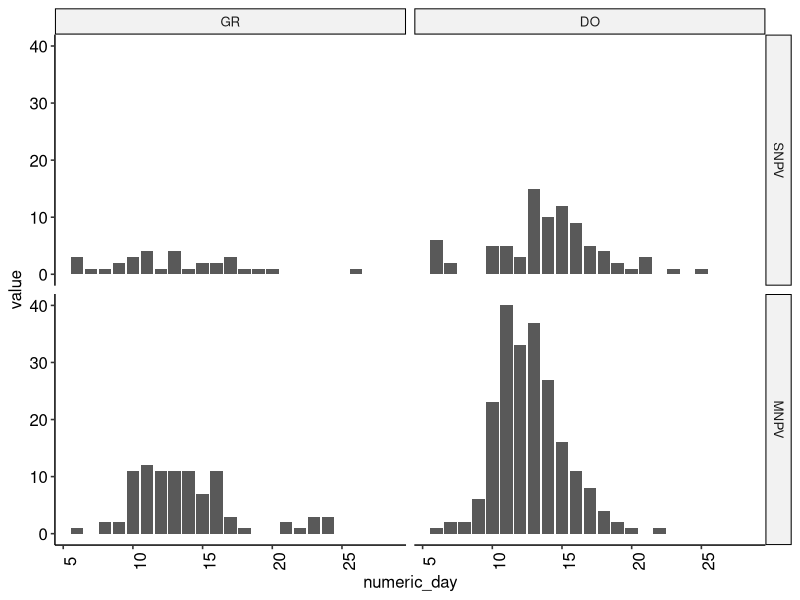

Recreate this plot in R. (Note: this script raises an error after producing the figure.)
library(tidyverse)
library(ggpubr)
theme_set(theme_pubr())
SOK_data <- read.csv(file="SOK_reordered.csv",header=TRUE,sep=",")
SOK_data$capsid <- factor(SOK_data$capsid, levels = c("SNPV","MNPV"))
SOK_data$tree_sp <- factor(SOK_data$tree_sp, levels = c("GR","DO"))


#tidy the data

days <- colnames(SOK_data)[9:31]

day_num <- function(str) {
  return(substring(str,5,) %>% strtoi())
}

tidy <- SOK_data %>%
  pivot_longer(days, names_to="day")

tidy <- tidy %>% cbind(numeric_day = unlist(lapply(tidy$day, day_num)))
#write.csv(tidy, "tidy_SOK.csv", row.names = FALSE)

tidy %>% ggplot() +
  aes(x=numeric_day, y=value) + geom_col() +
  theme(axis.text.x = element_text(angle = 90)) +
  facet_grid(capsid~tree_sp)

tidy %>% group_by(capsid, tree_sp) %>% summarise(n=sum(value))


MNPV_DO <- filter(tidy, capsid == "MNPV", tree_sp == "DO")
MNPV_GR <- filter(tidy, capsid == "MNPV", tree_sp == "GR")
SNPV_DO <- filter(tidy, capsid == "SNPV", tree_sp == "DO")
SNPV_GR <- filter(tidy, capsid == "SNPV", tree_sp == "GR")

MNPV_DO_days <- rep(MNPV_DO$numeric_day,MNPV_DO$value)
MNPV_GR_days <- rep(MNPV_GR$numeric_day,MNPV_GR$value)
SNPV_DO_days <- rep(SNPV_DO$numeric_day,SNPV_DO$value)
SNPV_GR_days <- rep(SNPV_GR$numeric_day,SNPV_GR$value)

avg_SOK <- data.frame(capsid  = c("SNPV","SNPV","MNPV","MNPV"),
                      tree_sp = c("GR"  ,"DO"  ,"GR"  ,"DO"  ))
avg_SOK <- cbind(avg_SOK, rbind(mean_cl_normal(SNPV_GR_days),
                                mean_cl_normal(SNPV_DO_days),
                                mean_cl_normal(MNPV_GR_days),
                                mean_cl_normal(MNPV_DO_days)))
avg_SOK$capsid <- factor(avg_SOK$capsid, levels = c("SNPV","MNPV"))
avg_SOK$tree_sp <- factor(avg_SOK$tree_sp, levels = c("GR","DO"))


ggplot(data=avg_SOK) +
  geom_point(aes(x=tree_sp,y=y,color=tree_sp)) +
  geom_line(aes(x=tree_sp,y=y,group = 1)) +
  facet_wrap(~ capsid) +
  geom_errorbar(aes(x=tree_sp,ymin=ymin,ymax=ymax,color=tree_sp),width=.3) +
  scale_color_discrete(name = "Tree",labels = c("Grand fir", "Douglas fir")) +
  xlab("Tree species") +
  ylab("Average speed of kill (days)") +
  theme(text=element_text(size=12,family="Palatino"),
        strip.background = element_blank(),
        panel.spacing= unit(1, "lines"),
        plot.margin = margin(0,20,0,10),
        legend.position = "none")


#likelihood function

logLHoodHtg<-function(data, par){
  
  alpha = par[1];
  beta  = par[2];
  
  #data = MNPV_DO_days
  
  logLHood = dgamma(data, shape=alpha, scale=beta, log=TRUE); #2. Type in the log-likelihood function for the pure death model
  return(-sum(logLHood));  #We are looking for the negative sum of the log likelihoods across experimental units, because optim is a minimizer
  
}


#MNPV_DO

hist(MNPV_DO_days, freq=FALSE, breaks = 15)

MNPV_DO_OptOut = optim(par=c(5,0.5),fn=logLHoodHtg, data = MNPV_DO_days);

xs <- seq(4,26,0.1)
y_MNPV_DO <- dgamma(xs, shape = MNPV_DO_OptOut$par[1],
                    scale = MNPV_DO_OptOut$par[2])# * length(MNPV_DO_days)

lines(xnums,ynums)

MNPV_DO_LHood <- MNPV_DO_OptOut$value


#MNPV_GR

hist(MNPV_GR_days, freq=FALSE, breaks = 15)

MNPV_GR_OptOut = optim(par=c(5,0.5),fn=logLHoodHtg, data = MNPV_GR_days);

y_MNPV_GR <- dgamma(xs, shape = MNPV_GR_OptOut$par[1],
                    scale = MNPV_GR_OptOut$par[2])# * length(MNPV_GR_days)

lines(xnums,ynums)

MNPV_GR_LHood <- MNPV_GR_OptOut$value



#SNPV_DO

hist(SNPV_DO_days, freq=FALSE, breaks = 15)

SNPV_DO_OptOut = optim(par=c(5,0.5),fn=logLHoodHtg, data = SNPV_DO_days);

y_SNPV_DO <- dgamma(xs, shape = SNPV_DO_OptOut$par[1],
                    scale = SNPV_DO_OptOut$par[2])# * length(SNPV_DO_days)

lines(xnums,ynums)

SNPV_DO_LHood <- SNPV_DO_OptOut$value



#SNPV_GR

hist(SNPV_GR_days, freq=FALSE, breaks = 15)

SNPV_GR_OptOut = optim(par=c(5,0.5),fn=logLHoodHtg, data = SNPV_GR_days);

y_SNPV_GR <- dgamma(xs, shape = SNPV_GR_OptOut$par[1],
                    scale = SNPV_GR_OptOut$par[2])# * length(SNPV_GR_days)

lines(xnums,ynums)

SNPV_GR_LHood <- SNPV_GR_OptOut$value







##grouping by morphotype

MNPV <- filter(tidy, capsid == "MNPV")
SNPV <- filter(tidy, capsid == "SNPV")

MNPV_days <- rep(MNPV$numeric_day, MNPV$value)
SNPV_days <- rep(SNPV$numeric_day, SNPV$value)


#MNPV

hist(MNPV_days, freq=FALSE, breaks = 15)

MNPV_OptOut = optim(par=c(5,0.5),fn=logLHoodHtg, data = MNPV_days);

xnums <- seq(0,28,0.1)
ynums <- dgamma(xnums, shape = MNPV_OptOut$par[1], scale = MNPV_OptOut$par[2])

lines(xnums,ynums)

MNPV_LHood <- MNPV_OptOut$value



#SNPV

hist(SNPV_days, freq=FALSE, breaks = 15)

SNPV_OptOut = optim(par=c(5,0.5),fn=logLHoodHtg, data = SNPV_days);

xnums <- seq(0,28,0.1)
ynums <- dgamma(xnums, shape = SNPV_OptOut$par[1], scale = SNPV_OptOut$par[2])

lines(xnums,ynums)

SNPV_LHood <- SNPV_OptOut$value



##grouping by tree

DO <- filter(tidy, tree_sp == "DO")
GR <- filter(tidy, tree_sp == "GR")

DO_days <- rep(DO$numeric_day, DO$value)
GR_days <- rep(GR$numeric_day, GR$value)


#DO

hist(DO_days, freq=FALSE, breaks = 15)

DO_OptOut = optim(par=c(5,0.5),fn=logLHoodHtg, data = DO_days);

xnums <- seq(0,28,0.1)
ynums <- dgamma(xnums, shape = DO_OptOut$par[1], scale = DO_OptOut$par[2])

lines(xnums,ynums)

DO_LHood <- DO_OptOut$value



#GR

hist(GR_days, freq=FALSE, breaks = 15)

GR_OptOut = optim(par=c(5,0.5),fn=logLHoodHtg, data = GR_days);

xnums <- seq(0,28,0.1)
ynums <- dgamma(xnums, shape = GR_OptOut$par[1], scale = GR_OptOut$par[2])

lines(xnums,ynums)

GR_LHood <- GR_OptOut$value



##grouping by everything

SOK_days <- rep(tidy$numeric_day, tidy$value)

hist(SOK_days, freq=FALSE, breaks = 15)

SOK_OptOut = optim(par=c(5,0.5),fn=logLHoodHtg, data = SOK_days);

xnums <- seq(0,28,0.1)
ynums <- dgamma(xnums, shape = SOK_OptOut$par[1], scale = SOK_OptOut$par[2])

lines(xnums,ynums)

SOK_LHood <- SOK_OptOut$value


## plot of C4

C4 <- data.frame(capsid=c(rep("SNPV",2*length(xs)),rep("MNPV",2*length(xs))),
                 tree_sp=rep(c(rep("GR",length(xs)),rep("DO",length(xs))),2),
                 x=rep(xs,4),
                 y=c(y_SNPV_GR,y_SNPV_DO,y_MNPV_GR,y_MNPV_DO))
C4$tree_sp <- factor(C4$tree_sp,levels=c("GR","DO"))

days <- data.frame(capsid=c(rep("SNPV",length(SNPV_days)),rep("MNPV",length(MNPV_days))),
                   tree_sp=c(rep("GR",length(SNPV_GR_days)),rep("DO",length(SNPV_DO_days)),
                             rep("GR",length(MNPV_GR_days)),rep("DO",length(MNPV_DO_days))),
                   day=c(SNPV_GR_days,SNPV_DO_days,MNPV_GR_days,MNPV_DO_days))
days$tree_sp <- factor(days$tree_sp,levels=c("GR","DO"))

tree.labs <- c("GF","DF")
names(tree.labs) <- c("GR","DO")

ggplot() +
  geom_histogram(data=days,aes(x=day,,y=stat(density),fill=tree_sp),
                 binwidth=1,boundary=0,color="black",size=.1) +
  geom_line(data=C4,aes(x=x,y=y)) +
  facet_grid(capsid~tree_sp,labeller=labeller(tree_sp=tree.labs)) +
  coord_cartesian(xlim=c(4,27),ylim=c(0,.2)) +
  scale_x_continuous(expand = c(0,0)) +
  scale_fill_discrete(name = "Tree", labels = c("GF", "DF")) +
  xlab("Speed of kill (days)") +
  ylab("Proportion killed") +
  theme(text=element_text(size=12,family="Palatino"),
        strip.background = element_blank(),legend.position = "none")
  




##AICcs
AICcCalc <- function(negLogLHood, K, N) {
  2*negLogLHood + 2*K + 2*K*(K+1)/(N-K-1)
}


C1 <- AICcCalc(SOK_LHood, 2*1, length(SOK_days))
C2 <- AICcCalc(MNPV_LHood + SNPV_LHood, 2*2, length(SOK_days))
C3 <- AICcCalc(DO_LHood + GR_LHood, 2*2, length(SOK_days))
C4 <- AICcCalc(MNPV_DO_LHood + MNPV_GR_LHood + SNPV_DO_LHood + SNPV_GR_LHood, 2*4, length(SOK_days))

name <- c("C4","C2","C3","C1")
K <- c(2*4,2*2,2*2,2*1)
SOK_AICc <- c(C4,C2,C3,C1)
delta_AICc <- SOK_AICc - min(SOK_AICc)
weight <- exp(-delta_AICc/2)/sum(exp(-delta_AICc/2))
LHood <- -c(MNPV_DO_LHood + MNPV_GR_LHood + SNPV_DO_LHood + SNPV_GR_LHood,
           MNPV_LHood + SNPV_LHood,
           DO_LHood + GR_LHood,
           SOK_LHood)
SOK_table <- data.frame(name,LHood,K,SOK_AICc,delta_AICc,weight)






